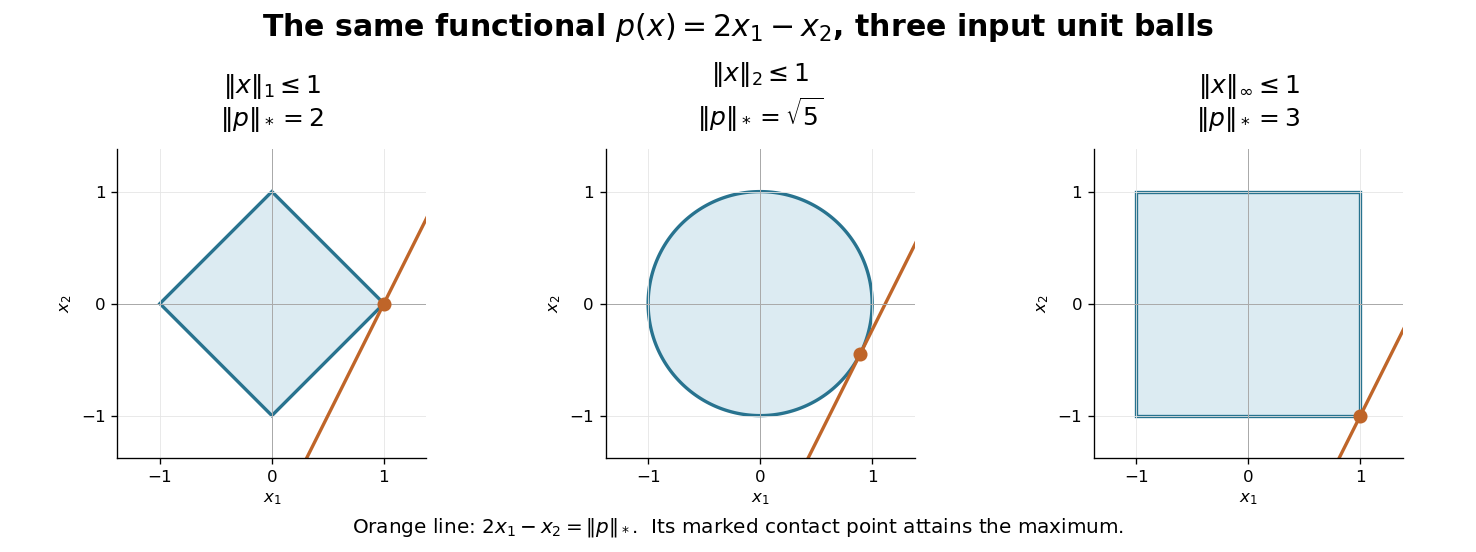

Write Python code to recreate this figure.
"""Draw three unit balls and exact support points; output matching PNG in CWD."""
from pathlib import Path
import matplotlib
matplotlib.use("Agg")
import matplotlib.pyplot as plt
from matplotlib.patches import Polygon
import numpy as np


def main():
    theta = np.linspace(0, 2*np.pi, 721)
    boundaries = [np.array([[1,0],[0,1],[-1,0],[0,-1]]), np.column_stack([np.cos(theta),np.sin(theta)]), np.array([[1,1],[-1,1],[-1,-1],[1,-1]])]
    a = np.array([2.,-1.])
    points = [np.array([1.,0.]), a/np.sqrt(5), np.array([1.,-1.])]
    bounds = [2.,np.sqrt(5),3.]
    labels = [r"$\|x\|_1\leq1$",r"$\|x\|_2\leq1$",r"$\|x\|_\infty\leq1$"]
    values = [r"$\|p\|_*=2$",r"$\|p\|_*=\sqrt{5}$",r"$\|p\|_*=3$"]
    fig, axes = plt.subplots(1,3,figsize=(12.3,4.6),dpi=120)
    fig.patch.set_facecolor("white")
    for ax,boundary,point,bound,label,value in zip(axes,boundaries,points,bounds,labels,values):
        assert np.isclose(a @ point,bound)
        ax.add_patch(Polygon(boundary,closed=True,facecolor="#dcebf2",edgecolor="#28738f",lw=2))
        t = np.linspace(-1.4,1.4,100)
        ax.plot(t,2*t-bound,color="#bf6529",lw=2,label="supporting line")
        ax.scatter(*point,color="#bf6529",s=55,zorder=5)
        ax.axhline(0,color="#aaaaaa",lw=.6)
        ax.axvline(0,color="#aaaaaa",lw=.6)
        ax.grid(color="#e5e5e5",lw=.5)
        ax.set(xlim=(-1.38,1.38),ylim=(-1.38,1.38),xlabel=r"$x_1$",ylabel=r"$x_2$")
        ax.set_aspect("equal")
        ax.set_xticks([-1,0,1]);ax.set_yticks([-1,0,1])
        ax.set_title(label+"\n"+value,fontsize=15,pad=14)
        ax.spines[["top","right"]].set_visible(False)
    fig.suptitle(r"The same functional $p(x)=2x_1-x_2$, three input unit balls",fontsize=18,weight="bold")
    fig.text(.5,.035,r"Orange line: $2x_1-x_2=\|p\|_*$.  Its marked contact point attains the maximum.",ha="center",fontsize=12)
    fig.subplots_adjust(left=.055,right=.975,top=.73,bottom=.17,wspace=.28)
    fig.savefig(Path(__file__).stem+".png",facecolor="white",transparent=False)
    plt.close(fig)


if __name__ == "__main__":
    main()
